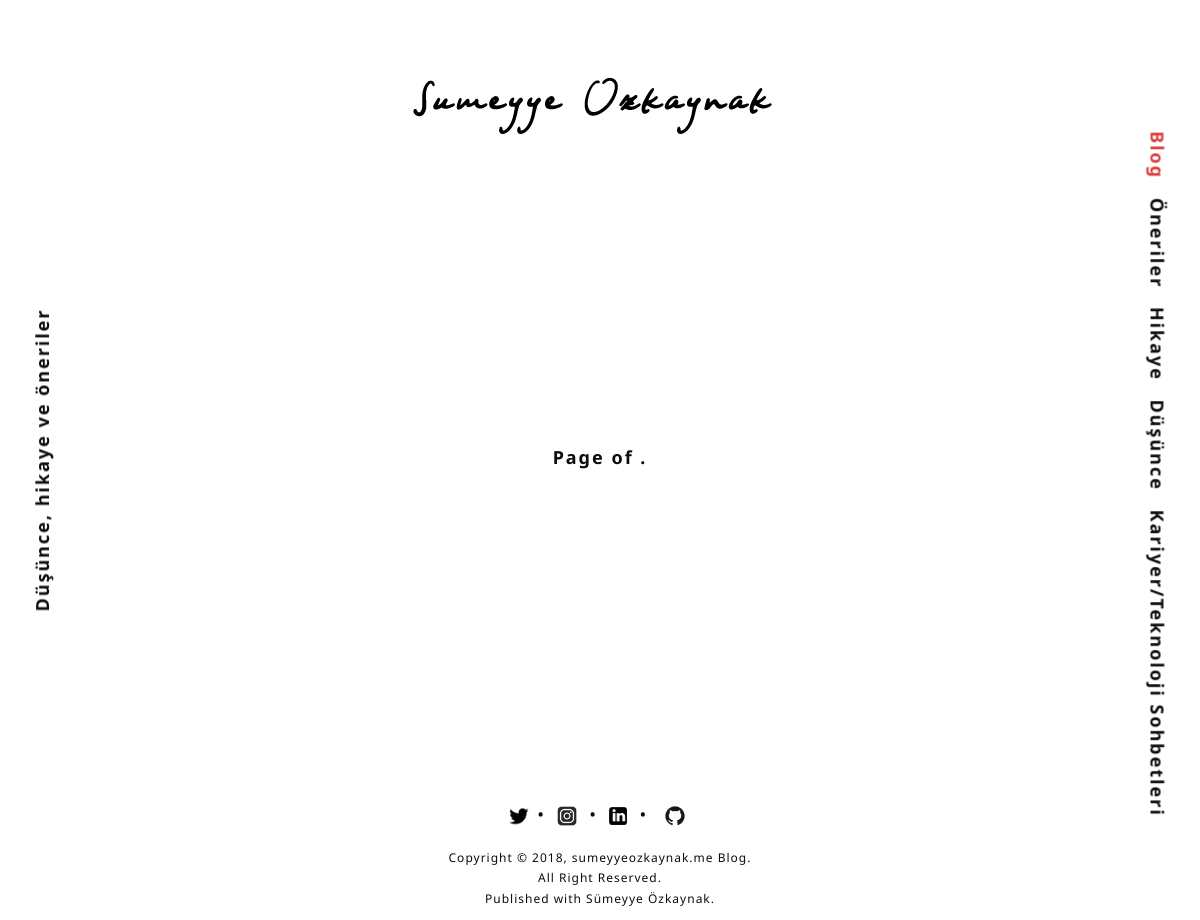
Page /blog/oneriler/ on the committed database.
### blog/models.py (models this page shows, shortened)
class Topic(models.Model):
    name = models.CharField(max_length=200, verbose_name='Kategori Adı')
    slug = models.SlugField(unique=True, max_length=210, verbose_name='Kategori Url', editable=False)
    def get_absolute_url(self):
        return reverse('blog:topic', args=[self.slug])

### blog/views.py (the view)
# urls.py: url(r'^(?P<topic_slug>[\w-]+)/$', views.topic, name='topic'),
def topic(request,topic_slug):
    topics= Topic.objects.filter(slug=topic_slug)
    topic_list=Topic.objects.all()
    posts = Post.objects.all()
    topic = get_object_or_404(Topic, slug=topic_slug)
    paginator = Paginator(posts, 5)  # Sayfa başına 5 post göster
    page = request.GET.get('sayfa')
    try:
        posts = paginator.page(page)
    except PageNotAnInteger:
        posts = paginator.page(1)
    except EmptyPage:
        posts = paginator.page(paginator.num_pages)
    context = {
        'topics': topics,
        'topic':topic,
        'topic_list':topic_list,
        'posts':posts,
    }
    return render(request, 'blog/topic.html', context)

### templates/blog/topic.html (shortened to what this page needs)
{% extends 'baseblog.html' %}
{% load static %}
{% block body %}post-template tag-interior tag-architecture tag-design{% endblock %}
{% block content %}
   <div class="pagination-wrap" role="navigation">
           <div class="pagination">
                <span class="step-links">
                 <span class="current">
                 Page {{ post.number }} of {{ post.paginator.num_pages }}.
                 </span>
                 </span>
            </div>
        </div>
{% endblock %}

### templates/baseblog.html (shortened to what this page needs)
{% load staticfiles %}
<!doctype html>
<html lang="tr">
	<head>
		<link rel="stylesheet" type="text/css" href="{% static 'css/normalize-v=606a16598e.css' %}">
		<link rel="stylesheet" type="text/css" href="{% static 'css/icons-v=606a16598e.css' %}">
		<link rel="stylesheet" type="text/css" href="{% static 'css/screen-v=606a16598e.css' %}">
	</head>
	<body class="{% block body %}home-template{% endblock %}">
		<div class="site-wrap">
        <header class="header-wrap">
	<div class="logo headroom-logo">
		<div class="table">
            <a class="image" href="index.html"><img src="{% static 'images/blog-sumeyyeozkaynak-logo.png' %}" alt="Blog:sumeyyeozkaynak"></a>
        </div>
	</div>
</header>
        <div class="description">Düşünce, hikaye ve öneriler</div>
        <nav class ="nav-wrap">
				<ul>
					<li class="home current-menu-item nav-mobile-item"><a href="">Blog</a></li>
                    {% for topic in topic_list %}
					<li class="features  nav-mobile-item"><a href="{{ topic.get_absolute_url }}">{{ topic.name }}</a></li>
                    {% endfor %}
                   </ul>
			</nav>
        <div class="masonry-margin"></div>
            {% block content %}
            {% endblock %}
</div>
		<footer class="footer-wrap">
	<div class="footer-social">
        <a href="https://twitter.com/sumeyyeozkaynak"><img src="{% static 'images/twitter2.png' %}" style="width: 20px; height: 20px"></a>&bull;
        <a href="https://instagram.com/afafet"><img src="{% static 'images/instagram3.png' %}" style="width: 20px; height: 20px"></a> &bull;
        <a href="https://www.linkedin.com/in/s%C3%BCmeyye%C3%B6zkaynak/"><img src="{% static 'images/linkedin2.png' %}" style="width: 18px; height: 18px"></a> &bull;
        <a href="https://github.com/sozkaynak/"><img src="{% static 'images/github2.png' %}" style="width: 32px; height: 32px"></a>
	</div>
	<div class="footer-copyright">
		Copyright &copy; 2018, <a href="index.html">sumeyyeozkaynak.me Blog</a>. All Right Reserved.
		<br>
		Published with <a href="https://ghost.org">Sümeyye Özkaynak</a>.
	</div>
</footer>
	</body>
</html>

### static/css/screen-v=606a16598e.css (style rules this page uses)
html, body { height: 100%; max-height: 100%; -webkit-tap-highlight-color: rgba(0, 0, 0, 0); -webkit-font-smoothing: antialiased; -moz-osx-font-smoothing: grayscale; }
body { font-size: 18px; line-height: 1.7; word-wrap: break-word; color: #0f0d09; }
a { text-decoration: none; color: #0f0d09; }
ul { list-style: disc inside; }
ol, ul { margin-top: 0; padding-left: 20px; }
li { margin-bottom: 10px; }
pre, blockquote, dl, figure, table, p, ul, ol, form { margin-bottom: 25px; }
a:hover, .logo .no-image a, .nav-wrap a:hover, .nav-wrap .current-menu-item a, .author-wrap .author-social a:hover, .post-content a { color: #dd3c3c; }
body, .subscribe input, .subscribe button { font-family: 'Noto Sans', Helvetica, Arial, sans-serif; }
@media (min-width:768px) and (max-width:1399px) { .site-wrap { margin: 0 85px; } }
.site-wrap { min-height: 100%; margin-bottom: -120px; padding: 0 0 15vh; }
.site-wrap::after { display: block; content: ''; }
@media (min-width:768px) { .logo { left: 0; width: 100%; text-align: center; } }
@media (min-width:768px) { .logo .table { margin: 0 auto; } }
@media (min-width:768px) { .logo .image img { max-height: 72px; } }
@media (min-width:1024px) { .header-wrap, .logo .table { height: 210px; } }
.header-wrap { position: relative; z-index: 999; }
.logo { position: fixed; z-index: 99; top: 0; margin: 0; padding: 0; }
.logo .table { display: table; }
.logo .image, .logo .no-image { display: table-cell; vertical-align: middle; }
.logo, .logo .no-image a, .logo.headroom--not-top { -webkit-transform: translateY(-100%); transform: translateY(-100%); }
.logo.headroom--top { -webkit-transform: translateY(0px); transform: translateY(0px); }
@media (min-width:1200px) { .description, .nav-wrap a { font-size: 18px; letter-spacing: 2px; } }
.nav-wrap { z-index: 9999; right: 25px; float: right; -webkit-transform: rotate(90deg) translate(50%, 50%); transform: rotate(90deg) translate(50%, 50%); -webkit-transform-origin: 100% 50%; transform-origin: 100% 50%; }
.nav-wrap ul, .nav-wrap ul li { display: inline-block; margin-bottom: 0; margin-left: 14px; padding: 0; list-style: none; }
.description { z-index: 9999; left: 25px; float: left; -webkit-transform: rotate(-90deg) translate(-50%, 50%); transform: rotate(-90deg) translate(-50%, 50%); -webkit-transform-origin: 0 50%; transform-origin: 0 50%; }
.description, .nav-wrap { line-height: 1.1; position: fixed; top: 0; bottom: 0; max-width: 90vh; height: 50px; margin: auto; padding-top: 8px; list-style: none; text-align: center; }
.description, .nav-wrap a { font-weight: bold; text-decoration: none; }
img { vertical-align: middle; -webkit-backface-visibility: hidden; backface-visibility: hidden; }
.masonry-margin { height: 6vh; }
.pagination-wrap { font-size: 18px; font-weight: bold; position: relative; display: block; margin: 0; padding: 5vh 0 0; text-align: center; text-decoration: none; letter-spacing: 2px; }
@media (min-width:766px) { .pagination-wrap { padding: 10vh 0 0; } }
.footer-wrap, .site-wrap::after { height: 120px; }
.footer-wrap { line-height: normal; width: 250px; height: auto; margin: 0 auto; padding-bottom: 3vh; text-align: center; }
.footer-social { display: inline-block; margin: 0; padding: 0; }
.footer-social a { margin: 0 8px; }
.footer-copyright { font-size: 12px; line-height: 1.7; margin: 16px auto 26px; letter-spacing: 1px; }
.footer-copyright a { text-decoration: none; }
@media (min-width:480px) { .footer-wrap { width: 320px; padding: 0; } }
.logo { -webkit-transition: -webkit-transform .35s ease-in-out; transition: -webkit-transform .35s ease-in-out; transition: transform .35s ease-in-out; transition: transform .35s ease-in-out, -webkit-transform .35s ease-in-out; will-change: transform; }
input, button, a { -webkit-transition: .2s ease; transition: .2s ease; }

### rows in the picture
Topic: name "Öneriler"
Topic: name "Hikaye"
Topic: name "Düşünce"
Topic: name "Kariyer/Teknoloji Sohbetleri"
